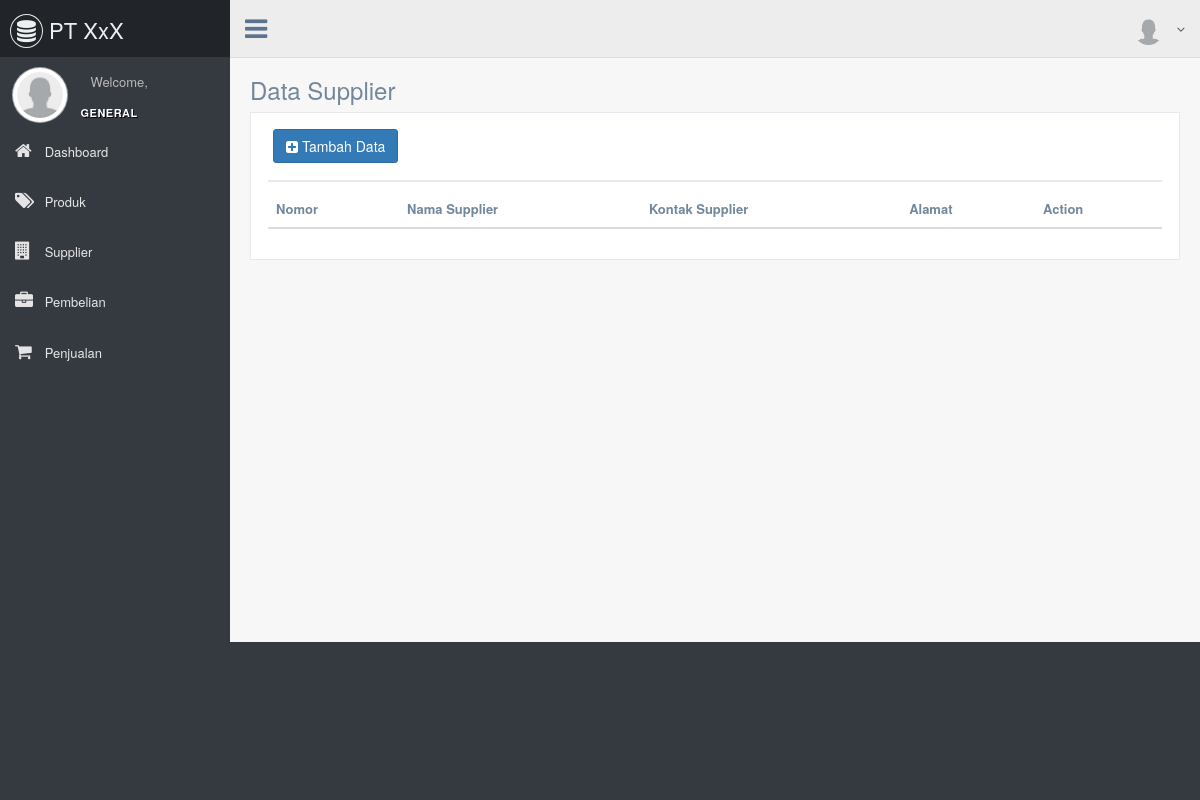
The app's page /supplier, older data.
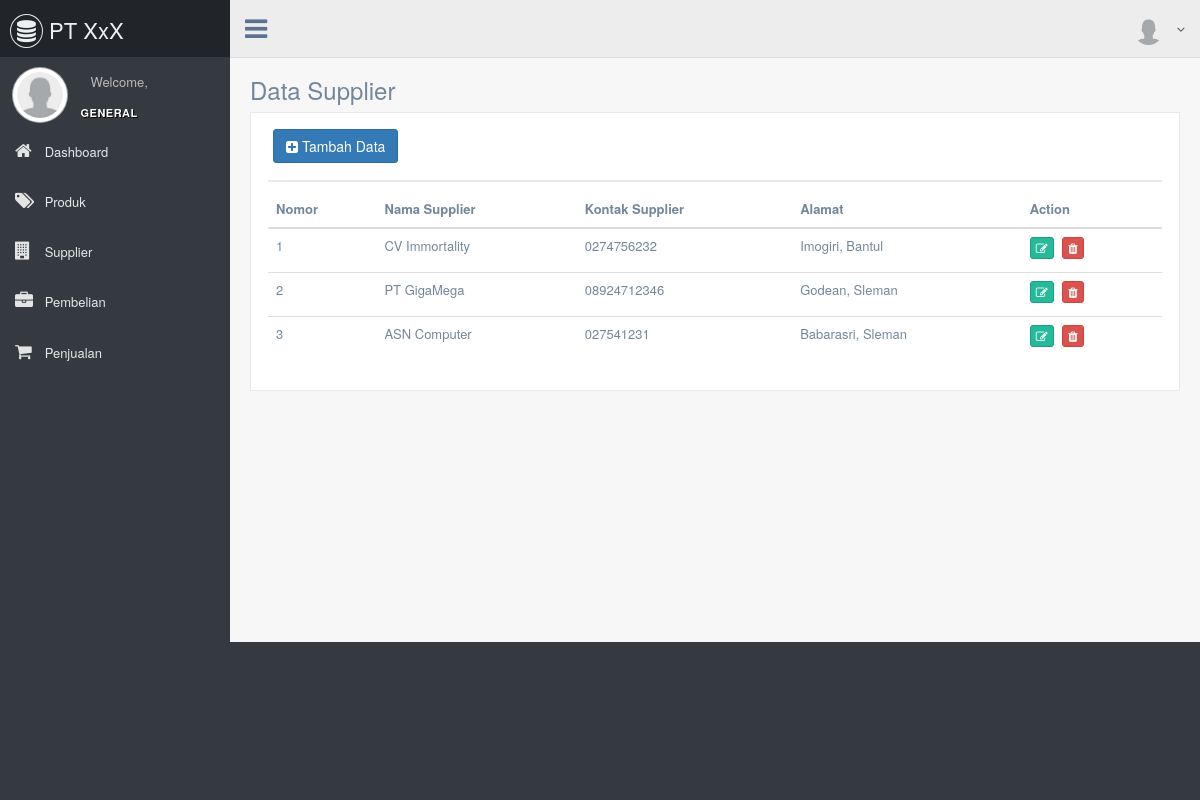
The same page, newer data.
### tables this page shows
CREATE TABLE `supplier` (
  `id_supplier` int(11) NOT NULL,
  `nama_supplier` varchar(25) NOT NULL,
  `kontak_supplier` varchar(15) NOT NULL,
  `alamat` varchar(255) NOT NULL
);

### application/core/MY_Loader.php (called while the page is built, shortened)
<?php (defined('BASEPATH')) OR exit('No direct script access allowed');
class MY_Loader extends MX_Loader {
public function view($view, $vars = array(), $return = FALSE)
{
list($path, $_view) = Modules::find($view, $this->_module, 'views/');
if($path != FALSE)
{
$view = $_view;
}
return $this->_ci_load(array('_ci_view' => $view, '_ci_vars' => ((method_exists($this,'_ci_object_to_array')) ?
$this->_ci_object_to_array($vars) : $this->_ci_prepare_view_vars($vars)), '_ci_return' => $return));
}
}

### application/modules/supplier/controllers/Supplier.php (called while the page is built, shortened)
<?php
class Supplier extends CI_Controller {
    public function __construct() {
        $this->load->model('Msupplier');
    }
    function index(){
        $data['title'] = 'Data Supplier';
        $data['content'] = 'v_supplier';
        $data['datatables'] = $this->Msupplier->supplier();
        $this->load->view('template',$data);
    }
}

### index.php (called while the page is built, shortened)
<?php
require_once BASEPATH.'core/CodeIgniter.php';

### application/modules/supplier/models/Msupplier.php (called while the page is built, shortened)
<?php
class Msupplier extends CI_Model {
    function supplier(){
        return $this->db->get('supplier');
    }
}

### application/modules/supplier/views/v_supplier.php (the view, shortened to what this page needs)
<div class="x_panel">
    <div class="x_title">
    <h2><button type="button" class="add btn btn-primary"><i class="fa fa-plus-square"></i> Tambah Data </button></h2>
<div class="clearfix"></div>
</div>
<table class="table table-hover table-responsive" id="datatables">
<thead>
    <tr>
        <th>Nomor</th>
        <th>Nama Supplier</th>
        <th>Kontak Supplier</th>
        <th>Alamat</th>
        <th>Action</th>
    </tr>
</thead>
<tbody>
    <?php $no=1;
    foreach($datatables->result() as $row){
        echo "<tr>";
        echo "<td>".$no."</td>";
        echo "<td>".$row->nama_supplier."</td>";
        echo "<td>".$row->kontak_supplier."</td>";
        echo "<td>".$row->alamat."</td>";
        echo "<td>
            <button type='button' class='btn btn-success btn-xs' onclick=edit('".$row->id_supplier."') ><i class='fa fa-edit'></i></button>
            <button type='button' class='btn btn-danger btn-xs' onclick=del('".$row->id_supplier."') ><i class='fa fa-trash'></i></button>
            </td>";
        echo "</tr>";
    $no++;} ?>
</tbody>
</table>
</div>

Row changes from the older to the newer data that the page shows:
added supplier: nama_supplier "CV Immortality", kontak_supplier "0274756232", alamat "Imogiri, Bantul"
added supplier: nama_supplier "PT GigaMega", kontak_supplier "08924712346", alamat "Godean, Sleman"
added supplier: nama_supplier "ASN Computer", kontak_supplier "027541231", alamat "Babarasri, Sleman"
